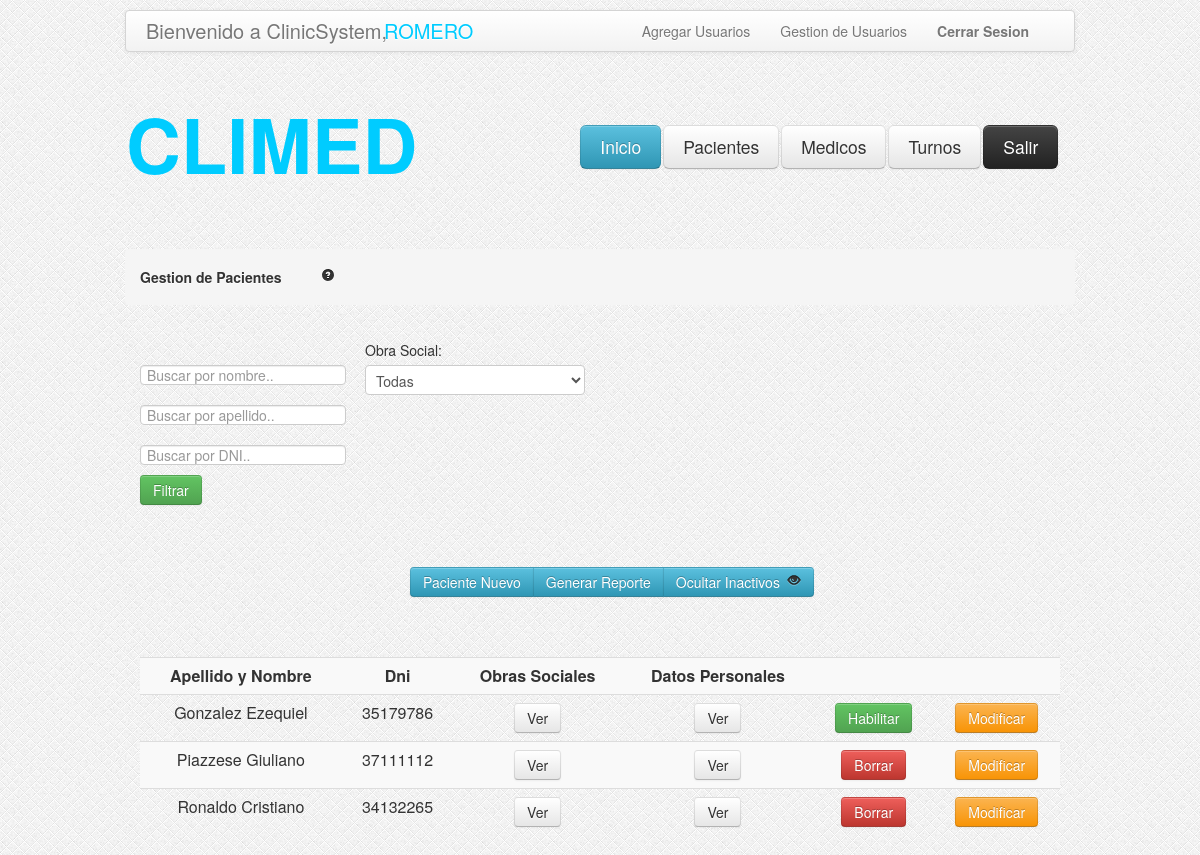
/GestionPacientes.php?ojito=0 (signed in), run on the app's committed database.
### tables this page shows
CREATE TABLE IF NOT EXISTS `pacientes` (
  `idpaciente` int(11) NOT NULL AUTO_INCREMENT,
  `dni` int(11) NOT NULL,
  `apellido` varchar(100) NOT NULL,
  `nombre` varchar(100) NOT NULL,
  `email` varchar(100) DEFAULT NULL,
  `telefono` int(11) NOT NULL,
  `fechaNac` date NOT NULL,
  `direccion` varchar(255) NOT NULL,
  `activo` tinyint(4) NOT NULL DEFAULT '1',
  PRIMARY KEY (`idpaciente`)
);

### GestionPacientes.php (the view, shortened to what this page needs)
<?php
	if (!isset($_REQUEST['ojito'])) {
		$ojito=1;
	} else {
		$ojito=$_REQUEST['ojito'];
	}
if(isset($_POST['filtro'])){
    $filtro = $_POST['filtro'];
    $criterio = "";
    $criterioreporte ="";
    if(isset($_POST['nom'])){
    	$nombre = $_POST['nom'];
    	if($nombre != ""){
    		$criterio.="  and p.nombre LIKE '".$nombre."%'  ";
    	}
    }
    if(isset($_POST['ape'])){
    	$apellido = $_POST['ape'];
    	if($apellido != ""){
    		$criterio.="  and p.apellido LIKE '".$apellido."%' ";
    	}
    }
	if(isset($_POST['dni'])){
					$dni = $_POST['dni'];
					if($dni != ""){
						$criterio.="  and p.dni = ".$dni."  ";
					}
	}
    if(isset($_POST['matricula'])){
    	$matricula = $_POST['matricula'];
    	if($matricula != ""){
    		$criterio.="  and m.nromatricula = ".$matricula."  ";
    	}
    }
	if(isset($_POST['obraSocial'])){
					$obra = $_POST['obraSocial'];
					if($obra > 0){
						$criterio.="  and po.idobra = ".$obra."  ";
					}
	}
	$consulta = "SELECT DISTINCT * FROM pacientes as p
							 LEFT JOIN pac_obrasocial as po on p.idpaciente = po.idpaciente
							 WHERE (p.activo = ".$ojito." OR 0 = ".$ojito.") " .$criterio. "
							 GROUP BY p.dni";
	$resultado = mysql_query($consulta);
}else{
 	$consulta = "SELECT * FROM pacientes WHERE pacientes.activo = ".$ojito." OR 0 = ".$ojito." ";
	$resultado = mysql_query($consulta);
}
?>
<head>
<link rel="stylesheet" type="text/css" href="css/estilo.css"/>
<link rel="stylesheet" type="text/css" href="css/bootstrap.css"/>
<link rel="stylesheet" type="text/css" href="css/bootstrap-responsive.css"/>
</head>
<body style="background-image:url('images/bg.png')">
	<?php include_once('header.php'); ?>
	<div class="encapsulador">
		<div class="contenedor">
			<ul class="breadcrumb">
				<li>
					<h5>Gestion de Pacientes<a href="#" style="margin-left: 40px;"><i class="icon-question-sign"></i></a></h5>
				</li>
			</ul>
			<div id="form-gestion-pacientes">
				<form class="form-horizontal" method="POST" action="GestionPacientes.php?ojito=<?php echo $ojito; ?>" enctype="multipart/form-data" >
					<div style="margin-top: 60px;">
						<div class="control-group">
							<input name="nom" id="nom" type="text" placeholder="Buscar por nombre..">
						</div>
						<div class="control-group">
							<input name="ape" id="ape" type="text" placeholder="Buscar por apellido..">
						</div>
						<div class="control-group">
							<input name="dni" id="dni" type="text" placeholder="Buscar por DNI..">
						</div>
					</div>
					<div style="margin-top: -145px; margin-left: 225px;">
						<label>Obra Social:</label>
						<select id="obraSocial" name="obraSocial">
							<option value=0>Todas</option>
						</select>
					</div>
					<div style="margin-top: 80px;">
						<button class="btn btn-success" type="submit">Filtrar</button>
					</div>
				</form>
			</div>
			<div id="tabla-gestion-pacientes">
				<div class="btn-group" style="margin-top: -13px; margin-left: 270;">
				        <button class="btn btn-info" type="button" onclick="location.href='AltaPacientes.php'">Paciente Nuevo</button>
	                    <?php
	                    if ($_SESSION['tipo'] != "administrador") {
	                    ?>
	                    	 <button class="btn btn-info" type="button" disabled>Generar Reporte</button>
					   	<?php
					   	}else{
					   	?>
							  <button class="btn btn-info" type="button" onclick="reporte2('<?php echo $ojito;?>','<?php echo $filtro; ?>','<?php echo $nombre; ?>','<?php echo $apellido; ?>','<?php echo $dni; ?>','<?php echo $obra; ?>');">Generar Reporte</button>
					   	<?php
					   	}
					   	?>
					    <button class="btn btn-info" type="button"
						<?php	if($ojito == 1){ ?>
									onclick="location.href='GestionPacientes.php?ojito=0'"> Mostrar Inactivos <i class="icon-eye-close" style="margin-left: 3px;"></i>
						<?php	} else { ?>
									onclick="location.href='GestionPacientes.php?ojito=1'"> Ocultar Inactivos <i class="icon-eye-open" style="margin-left: 3px;"></i>
						<?php	} ?>
						</button>
				</div>
				<br></br>
				<br></br>
				<table class="table table-striped">
					<tr>
						<td><b>Apellido y Nombre</b></td>
						<td><b>Dni</b></td>
						<td><b>Obras Sociales</b></td>
						<td><b>Datos Personales</b></td>
						<td></td>
						<td></td>
					</tr>
					<?php
				while ($valor = mysql_fetch_array($resultado))
				{
				?>
					<tr>
						<td><?php echo $valor["apellido"]; ?> <?php echo $valor["nombre"]; ?></td>
						<td><?php echo $valor["dni"]; ?></td>
						<?php
						$idpaciente = $valor['idpaciente'];
						?>
						<td><a data-toggle="modal" role="button" href="#obrasSocialesPaciente<?php echo $idpaciente; ?>" class="btn">Ver</a></td>
						<td><a data-toggle="modal" role="button" href="#datosPersonalesPaciente<?php echo $idpaciente; ?>" class="btn">Ver</a></td>
						<?php
								if( $valor["activo"] == 1 ){
						?>
									<td><a data-toggle="modal" role="button" href="#borrar<?php echo $idpaciente; ?>" class="btn btn-danger">Borrar</a></td>
						<?php	}else{ ?>
									<td><button class="btn btn-success" type="button" onclick="location.href='HabilitarPaciente.php?idpaciente=<?php echo $idpaciente; ?> '">Habilitar</button></td>
						<?php	}  	?>
						<td><button class="btn btn-warning" onclick="location.href='CargaPaciente.php?idpaciente=<?php echo $idpaciente; ?> '" type="button">Modificar</button> </td>
					</tr>
				<?php
				}
				?>
				</table>
			</div>
		</div>
	</div>
</body>
</html>

### css/estilo.css (style rules this page uses)
.encapsulador { width:950px; height:auto; margin: auto; }
.contenedor { margin-top: 75px; }
#form-gestion-pacientes { margin-top: 50px; margin-left: 15px; margin-right: 15px; }
#tabla-gestion-pacientes { margin-top: 75px; margin-left: 15px; margin-right: 15px; }

### data on the page
pacientes: apellido "Gonzalez", nombre "Ezequiel", dni "35179786"
pacientes: apellido "Piazzese", nombre "Giuliano", dni "37111112"
pacientes: apellido "Ronaldo", nombre "Cristiano", dni "34132265"

### other printed values
$usuario "ROMERO"
